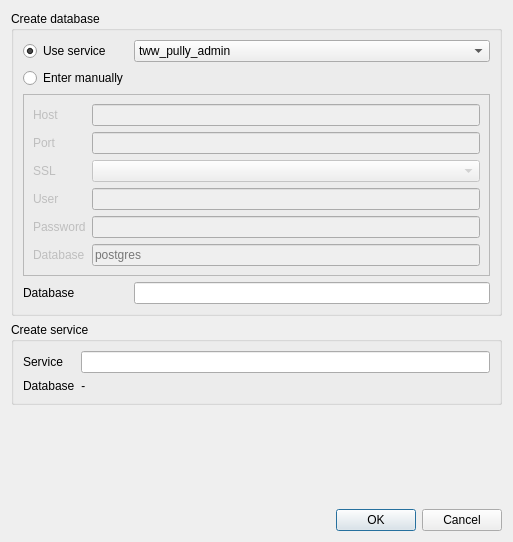
<?xml version="1.0" encoding="UTF-8"?>
<ui version="4.0">
 <class>Dialog</class>
 <widget class="QDialog" name="Dialog">
  <property name="geometry">
   <rect>
    <x>0</x>
    <y>0</y>
    <width>513</width>
    <height>542</height>
   </rect>
  </property>
  <property name="windowTitle">
   <string>Create Service</string>
  </property>
  <layout class="QVBoxLayout" name="verticalLayout">
   <item>
    <widget class="QGroupBox" name="groupBox_2">
     <property name="title">
      <string>Create database</string>
     </property>
     <layout class="QGridLayout" name="gridLayout_2">
      <item row="0" column="1">
       <widget class="QComboBox" name="existingService_comboBox">
        <item>
         <property name="text">
          <string>tww_pully_admin</string>
         </property>
        </item>
        <item>
         <property name="text">
          <string>tww_pully_user</string>
         </property>
        </item>
        <item>
         <property name="text">
          <string>tdw_pully_admin</string>
         </property>
        </item>
        <item>
         <property name="text">
          <string>tdw_pully_user</string>
         </property>
        </item>
       </widget>
      </item>
      <item row="5" column="0" colspan="2">
       <widget class="QFrame" name="parameters_frame">
        <property name="enabled">
         <bool>false</bool>
        </property>
        <property name="sizePolicy">
         <sizepolicy hsizetype="Preferred" vsizetype="Preferred">
          <horstretch>0</horstretch>
          <verstretch>0</verstretch>
         </sizepolicy>
        </property>
        <property name="frameShape">
         <enum>QFrame::StyledPanel</enum>
        </property>
        <property name="frameShadow">
         <enum>QFrame::Raised</enum>
        </property>
        <layout class="QGridLayout" name="gridLayout_5">
         <item row="5" column="1">
          <widget class="QLineEdit" name="parameters_password_lineEdit">
           <property name="echoMode">
            <enum>QLineEdit::Password</enum>
           </property>
           <property name="clearButtonEnabled">
            <bool>true</bool>
           </property>
          </widget>
         </item>
         <item row="5" column="0">
          <widget class="QLabel" name="label_12">
           <property name="text">
            <string>Password</string>
           </property>
          </widget>
         </item>
         <item row="3" column="1">
          <widget class="QComboBox" name="parameters_ssl_comboBox"/>
         </item>
         <item row="3" column="0">
          <widget class="QLabel" name="label_11">
           <property name="text">
            <string>SSL</string>
           </property>
          </widget>
         </item>
         <item row="1" column="1">
          <widget class="QLineEdit" name="parameters_host_lineEdit">
           <property name="clearButtonEnabled">
            <bool>true</bool>
           </property>
          </widget>
         </item>
         <item row="2" column="1">
          <widget class="QLineEdit" name="parameters_port_lineEdit">
           <property name="clearButtonEnabled">
            <bool>true</bool>
           </property>
          </widget>
         </item>
         <item row="4" column="1">
          <widget class="QLineEdit" name="parameters_user_lineEdit">
           <property name="clearButtonEnabled">
            <bool>true</bool>
           </property>
          </widget>
         </item>
         <item row="4" column="0">
          <widget class="QLabel" name="label_8">
           <property name="text">
            <string>User</string>
           </property>
          </widget>
         </item>
         <item row="2" column="0">
          <widget class="QLabel" name="label_10">
           <property name="text">
            <string>Port</string>
           </property>
          </widget>
         </item>
         <item row="1" column="0">
          <widget class="QLabel" name="label_9">
           <property name="text">
            <string>Host</string>
           </property>
          </widget>
         </item>
         <item row="6" column="0">
          <widget class="QLabel" name="label_3">
           <property name="text">
            <string>Database</string>
           </property>
          </widget>
         </item>
         <item row="6" column="1">
          <widget class="QLineEdit" name="parameters_database_lineEdit">
           <property name="toolTip">
            <string>&lt;html&gt;&lt;head/&gt;&lt;body&gt;&lt;p&gt;This is the database used to connect to the cluster. It must already exist.&lt;/p&gt;&lt;/body&gt;&lt;/html&gt;</string>
           </property>
           <property name="text">
            <string/>
           </property>
           <property name="placeholderText">
            <string>postgres</string>
           </property>
          </widget>
         </item>
        </layout>
       </widget>
      </item>
      <item row="1" column="0">
       <widget class="QRadioButton" name="enterManually_radioButton">
        <property name="text">
         <string>Enter manually</string>
        </property>
        <attribute name="buttonGroup">
         <string notr="true">buttonGroup</string>
        </attribute>
       </widget>
      </item>
      <item row="6" column="1">
       <widget class="QLineEdit" name="database_lineEdit">
        <property name="font">
         <font>
          <italic>false</italic>
         </font>
        </property>
        <property name="text">
         <string/>
        </property>
       </widget>
      </item>
      <item row="6" column="0">
       <widget class="QLabel" name="label_4">
        <property name="text">
         <string>Database</string>
        </property>
       </widget>
      </item>
      <item row="0" column="0">
       <widget class="QRadioButton" name="useService_radioButton">
        <property name="text">
         <string>Use service</string>
        </property>
        <property name="checked">
         <bool>true</bool>
        </property>
        <attribute name="buttonGroup">
         <string notr="true">buttonGroup</string>
        </attribute>
       </widget>
      </item>
     </layout>
    </widget>
   </item>
   <item>
    <widget class="QGroupBox" name="groupBox">
     <property name="title">
      <string>Create service</string>
     </property>
     <layout class="QGridLayout" name="gridLayout_3">
      <item row="0" column="0">
       <widget class="QLabel" name="label">
        <property name="text">
         <string>Service</string>
        </property>
       </widget>
      </item>
      <item row="0" column="1">
       <widget class="QLineEdit" name="service_lineEdit"/>
      </item>
      <item row="1" column="1">
       <widget class="QLabel" name="database_label">
        <property name="font">
         <font>
          <italic>true</italic>
         </font>
        </property>
        <property name="text">
         <string>-</string>
        </property>
       </widget>
      </item>
      <item row="1" column="0">
       <widget class="QLabel" name="label_2">
        <property name="text">
         <string>Database</string>
        </property>
       </widget>
      </item>
     </layout>
    </widget>
   </item>
   <item>
    <spacer name="verticalSpacer">
     <property name="orientation">
      <enum>Qt::Vertical</enum>
     </property>
     <property name="sizeHint" stdset="0">
      <size>
       <width>20</width>
       <height>40</height>
      </size>
     </property>
    </spacer>
   </item>
   <item>
    <widget class="QDialogButtonBox" name="buttonBox">
     <property name="orientation">
      <enum>Qt::Horizontal</enum>
     </property>
     <property name="standardButtons">
      <set>QDialogButtonBox::Cancel|QDialogButtonBox::Ok</set>
     </property>
    </widget>
   </item>
  </layout>
 </widget>
 <resources/>
 <connections>
  <connection>
   <sender>buttonBox</sender>
   <signal>rejected()</signal>
   <receiver>Dialog</receiver>
   <slot>reject()</slot>
   <hints>
    <hint type="sourcelabel">
     <x>316</x>
     <y>260</y>
    </hint>
    <hint type="destinationlabel">
     <x>286</x>
     <y>274</y>
    </hint>
   </hints>
  </connection>
 </connections>
 <buttongroups>
  <buttongroup name="buttonGroup"/>
 </buttongroups>
</ui>
